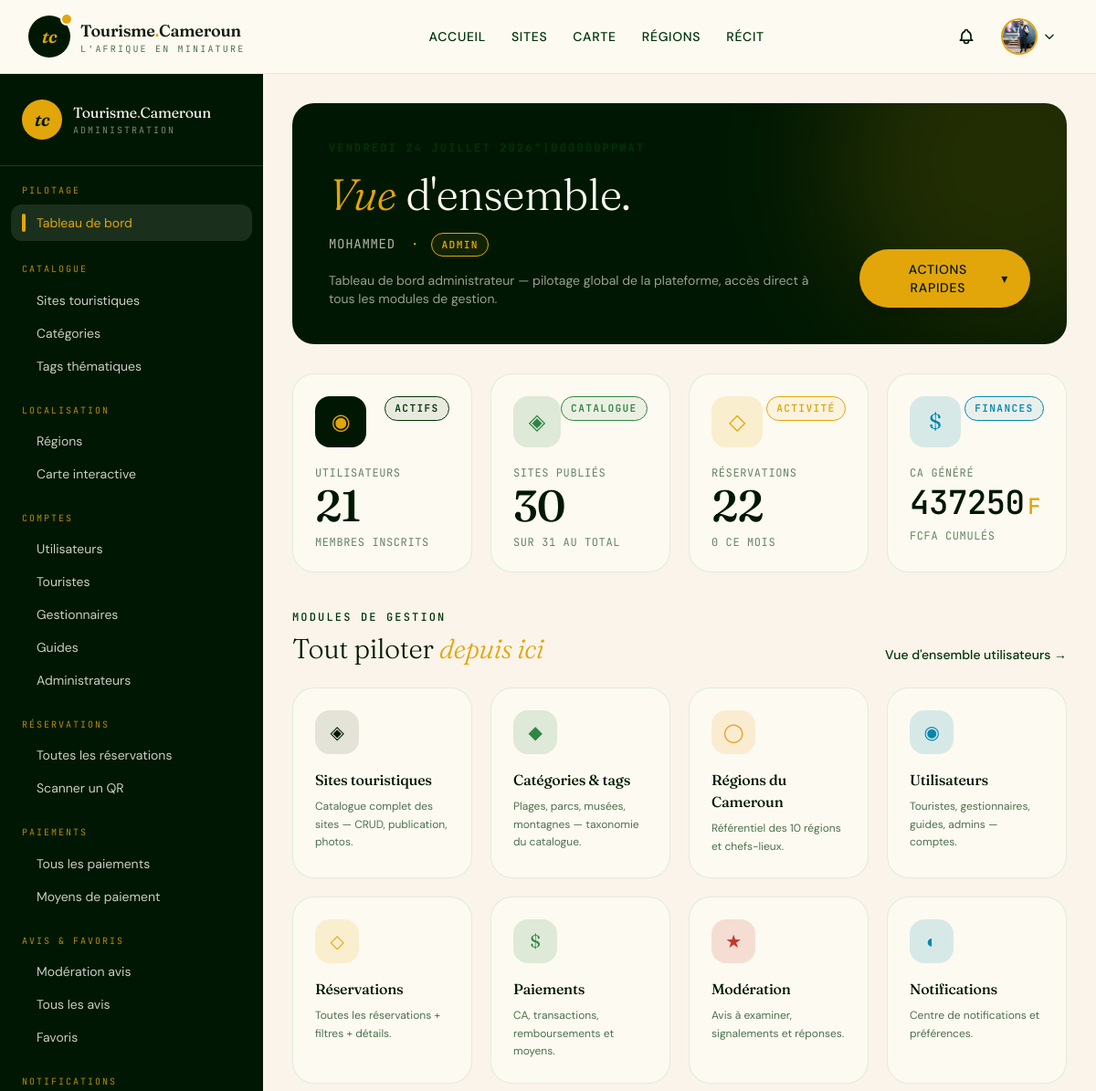
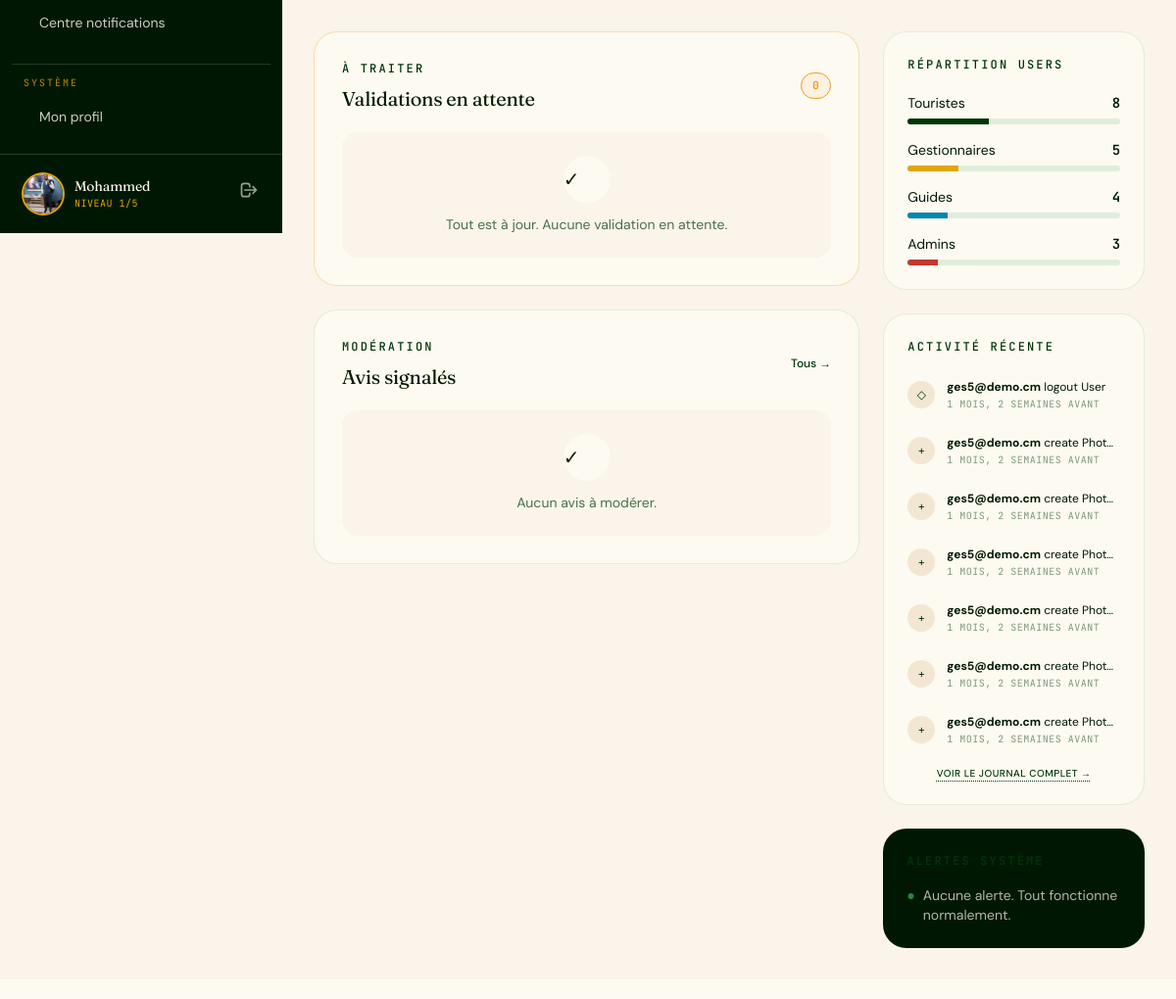
The page /compte/dashboard/admin/ (signed in, upper part) on the database as committed earlier (2 pictures, top to bottom).
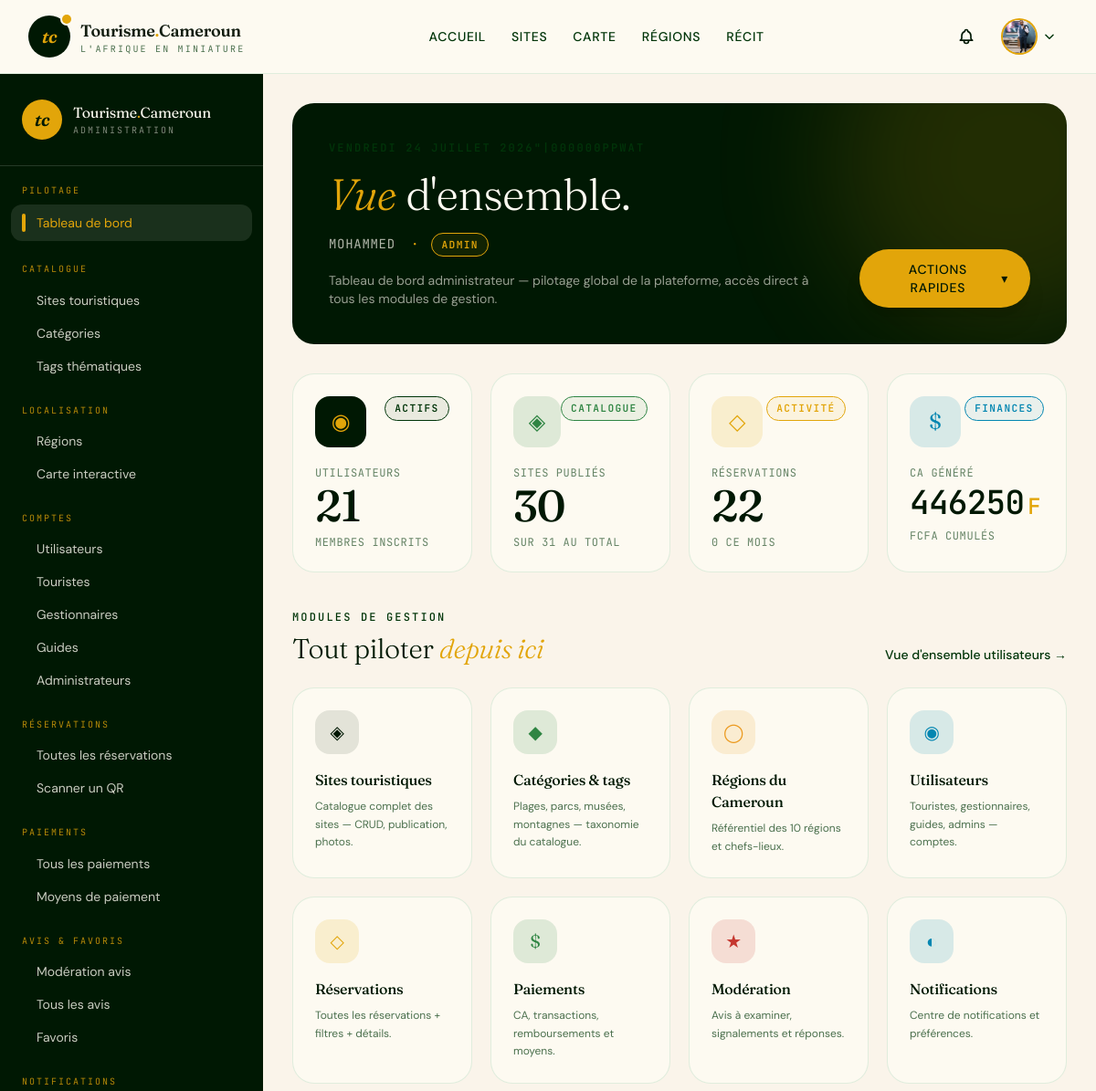
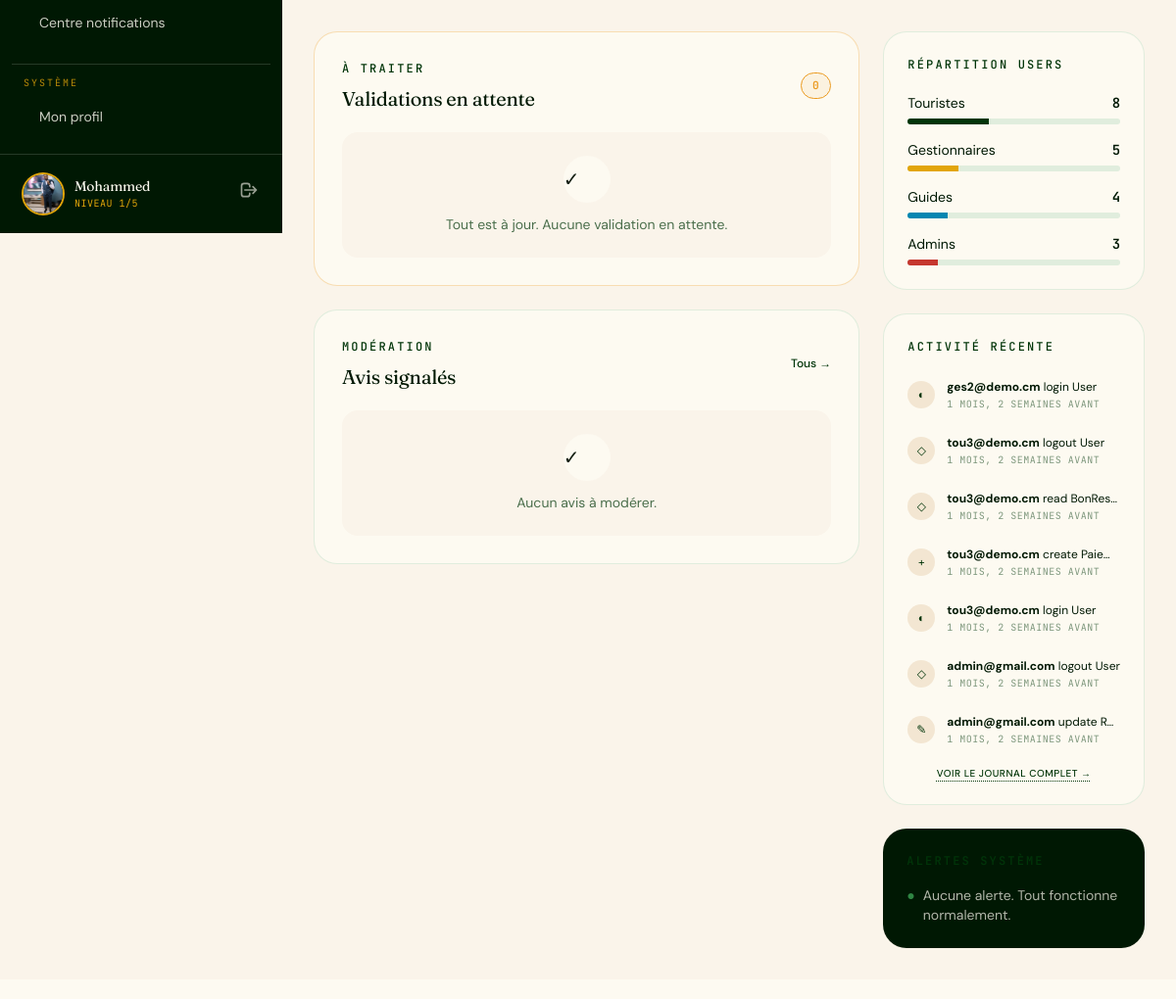
The same page on the database as committed later (2 pictures, top to bottom).
### core/models.py (models this page shows, shortened)
class TimestampedModel(models.Model):
    created_at = models.DateTimeField(
        auto_now_add=True,
        verbose_name="Date de création",
        help_text="Renseigné automatiquement à la création"
    )
    updated_at = models.DateTimeField(
        auto_now=True,
        verbose_name="Date de modification",
        help_text="Mis à jour automatiquement à chaque save()"
    )
    class Meta:
        abstract = True  # IMPORTANT : ne crée PAS de table en BDD

class AuditLog(TimestampedModel):
    class ActionType(models.TextChoices):
        CREATE = 'create', 'Création'
        UPDATE = 'update', 'Modification'
        DELETE = 'delete', 'Suppression'
        LOGIN = 'login', 'Connexion'
        LOGOUT = 'logout', 'Déconnexion'
        VALIDATE = 'validate', 'Validation'
        REJECT = 'reject', 'Rejet'
        PAYMENT = 'payment', 'Paiement'
        REFUND = 'refund', 'Remboursement'
    utilisateur = models.ForeignKey(
        settings.AUTH_USER_MODEL,
        on_delete=models.SET_NULL,
        null=True,
        blank=True,
        related_name='audit_logs',
        verbose_name="Utilisateur"
    )
    action = models.CharField(
        max_length=20,
        choices=ActionType.choices,
        verbose_name="Type d'action"
    )
    ressource = models.CharField(
        max_length=100,
        verbose_name="Ressource concernée",
        help_text="Ex: SiteTouristique, Reservation, Paiement"
    )
    id_ressource = models.CharField(
        max_length=100,
        blank=True,
        verbose_name="ID de la ressource"
    )
    ip_address = models.GenericIPAddressField(
        null=True,
        blank=True,
        verbose_name="Adresse IP"
    )
    user_agent = models.TextField(
        blank=True,
        verbose_name="User-Agent du navigateur"
    )
    details = models.JSONField(
        default=dict,
        blank=True,
        verbose_name="Détails supplémentaires",
        help_text="Données contextuelles au format JSON"
    )
    class Meta:
        verbose_name = "Journal d'audit"
        verbose_name_plural = "Journaux d'audit"
        ordering = ['-created_at']
        indexes = [
            models.Index(fields=['-created_at']),
            models.Index(fields=['utilisateur', '-created_at']),
            models.Index(fields=['ressource', 'id_ressource']),
        ]

### compte/models.py (models this page shows, shortened)
class User(AbstractUser):
    class UserType(models.TextChoices):
        TOURISTE = 'touriste', 'Touriste'
        GESTIONNAIRE = 'gestionnaire', 'Gestionnaire de site'
        GUIDE = 'guide', 'Guide touristique'
        ADMIN = 'admin', 'Administrateur'
    id = models.UUIDField(
        primary_key=True,
        default=uuid.uuid4,
        editable=False
    )
    username = None
    email = models.EmailField(
        unique=True,
        verbose_name="Adresse email"
    )
    telephone = models.CharField(
        max_length=20,
        blank=True,
        verbose_name="Téléphone",
        help_text="Format international : +237 6XX XXX XXX"
    )
    photo_profil = models.ImageField(
        upload_to='profiles/%Y/%m/',
        blank=True,
        null=True,
        verbose_name="Photo de profil"
    )
    type_user = models.CharField(
        max_length=20,
        choices=UserType.choices,
        default=UserType.TOURISTE,
        verbose_name="Type d'utilisateur"
    )
    date_inscription = models.DateTimeField(
        auto_now_add=True,
        verbose_name="Date d'inscription"
    )
    USERNAME_FIELD = 'email'
    REQUIRED_FIELDS = []  # Champs requis lors du createsuperuser, en plus de l'email
    objects = UserManager()
    class Meta:
        verbose_name = "Utilisateur"
        verbose_name_plural = "Utilisateurs"
        ordering = ['-date_inscription']
        indexes = [
            models.Index(fields=['email']),
            models.Index(fields=['type_user']),
        ]
    @property
    def nom_complet(self):
        return f"{self.first_name} {self.last_name}".strip()

### compte/views.py (the view)
# urls.py: path('dashboard/admin/', views.dashbord_admin_view, name='dashbord_admin'),
@login_required
@user_passes_test(est_admin, login_url='compte:connexion')
def dashbord_admin_view(request):
    stats = {
        'nb_users': User.objects.count(),
        'nb_touristes': Touriste.objects.count(),
        'nb_gestionnaires': Gestionnaire.objects.count(),
        'nb_guides': Guide.objects.count(),
        'nb_admins': Administrateur.objects.count(),
        'nb_sites': 0,
        'nb_sites_total': 0,
        'nb_resa': 0,
        'nb_resa_mois': 0,
        'revenu_global': 0,
        'total_en_attente': 0,
    }
    debut_semaine = timezone.now() - timezone.timedelta(days=7)
    stats['nouveaux_users_semaine'] = User.objects.filter(
        date_inscription__gte=debut_semaine,
    ).count()
    if SiteTouristique:
        stats['nb_sites_total'] = SiteTouristique.objects.count()
        try:
            stats['nb_sites'] = SiteTouristique.objects.filter(est_publie=True).count()
        except Exception:
            pass
    if Reservation:
        try:
            debut_mois = timezone.now().replace(day=1).date()
            agg = Reservation.objects.aggregate(
                nb=Count('id'),
                nb_mois=Count('id', filter=Q(created_at__date__gte=debut_mois)),
                revenu=Sum('montant_total', filter=Q(statut__in=['confirmee', 'terminee'])),
            )
            stats['nb_resa'] = agg['nb'] or 0
            stats['nb_resa_mois'] = agg['nb_mois'] or 0
            stats['revenu_global'] = agg['revenu'] or 0
        except Exception:
            pass
    gestionnaires_attente = Gestionnaire.objects.filter(
        statut_validation='en_attente',
    ).select_related('user').order_by('-created_at')[:10]
    guides_attente = Guide.objects.filter(
        statut_validation='en_attente',
    ).select_related('user').order_by('-created_at')[:10]
    stats['total_en_attente'] = gestionnaires_attente.count() + guides_attente.count()
    dernieres_actions = []
    if AuditLog:
        try:
            dernieres_actions = (AuditLog.objects
                .select_related('utilisateur')
                .order_by('-created_at')[:10]
            )
        except Exception:
            pass
    avis_signales = []
    return render(request, 'controle/dashbord_admin.html', {
        'stats': stats,
        'gestionnaires_attente': gestionnaires_attente,
        'guides_attente': guides_attente,
        'avis_signales': avis_signales,
        'dernieres_actions': dernieres_actions,
        'page_title': 'Administration',
    })

### compte/views.py (called while the page is built)
def est_admin(user):
    return user.is_authenticated and user.type_user == 'admin'

### core/context_processors.py (called while the page is built)
def paiement_settings(request):
    return {
        'PAIEMENT_MODE_MOCK': getattr(settings, 'PAIEMENT_MODE_MOCK', False),
    }

def notifications_context(request):
    if not getattr(request, 'user', None) or not request.user.is_authenticated:
        return {'nb_notif_non_lues': 0, 'notif_recentes': []}
    try:
        from notifications.models import Notification
        qs = (Notification.objects
            .filter(destinataire=request.user)
            .exclude(statut=Notification.Statut.LUE)
            .order_by('-created_at')
        )
        return {
            'nb_notif_non_lues': qs.count(),
            'notif_recentes': list(qs[:5]),
        }
    except Exception:  # noqa: BLE001
        return {'nb_notif_non_lues': 0, 'notif_recentes': []}

### core/templatetags/string_filters.py (called while the page is built)
@register.filter(name='split')
def split(value, separator=','):
    if value is None:
        return []
    return str(value).split(separator)

### templates/controle/dashbord_admin.html (shortened to what the changed rows need)
{% extends "base.html" %}
{% load static %}
{% block content %}
<div class="max-w-[1400px] mx-auto px-4 sm:px-6 lg:px-8 py-8">
      <section class="bg-foret-900 text-base-100 rounded-3xl p-7 lg:p-10 relative overflow-hidden mb-8">
        <div class="relative flex flex-col lg:flex-row lg:items-end lg:justify-between gap-6">
          <div>
            <h1 class="font-display text-4xl lg:text-5xl font-light leading-tight">
              <em class="font-display-italic text-accent">Vue</em> d'ensemble.
            </h1>
          </div>
        </div>
      </section>
      <section class="grid grid-cols-2 lg:grid-cols-4 gap-5 mb-10 stagger">
        <article class="bg-base-100 border border-foret-100/60 rounded-3xl p-6 hover:shadow-xl hover:border-accent transition">
          <div class="flex items-start justify-between mb-5">
            <div class="w-14 h-14 rounded-2xl bg-info/15 text-info grid place-items-center font-display text-2xl">$</div>
            <span class="badge-stamp text-info border-info/40 text-[10px]">Finances</span>
          </div>
          <p class="text-xs font-mono uppercase tracking-wider text-foret-700/60">CA généré</p>
          <p class="font-display text-3xl lg:text-4xl font-medium text-foret-900 mt-1 font-mono-num">{{ stats.revenu_global|default:0|floatformat:0 }}<span class="text-2xl text-accent ml-1">F</span></p>
          <p class="text-xs text-foret-700/60 mt-2 font-mono uppercase tracking-wider">FCFA cumulés</p>
        </article>
      </section>
      <section class="mb-10">
        <div class="flex items-end justify-between mb-6">
          <div>
            <h2 class="font-display text-3xl font-light text-foret-900">Tout piloter <em class="font-display-italic text-accent">depuis ici</em></h2>
          </div>
        </div>
      </section>
      <div class="grid lg:grid-cols-3 gap-6">
        <div class="lg:col-span-2 space-y-6">
          <section class="bg-base-100 border border-warning/30 rounded-3xl p-7
                          {% if stats.total_en_attente %}border-warning/40 ring-1 ring-warning/20{% endif %}">
            <div class="flex items-center justify-between mb-5">
              <div>
                <h2 class="font-display text-xl text-foret-900">Validations en attente</h2>
              </div>
            </div>
          </section>
          <section class="bg-base-100 border border-foret-100/60 rounded-3xl p-7">
            <div class="flex items-center justify-between mb-5">
              <div>
                <h2 class="font-display text-xl text-foret-900">Avis signalés</h2>
              </div>
            </div>
          </section>
        </div>
        <aside class="space-y-6">
          <div class="bg-base-100 border border-foret-100/60 rounded-3xl p-6">
            {% if dernieres_actions %}
            <ul class="space-y-2 -mx-2">
              {% for action in dernieres_actions|slice:":7" %}
              <li class="flex items-start gap-3 p-2 rounded-xl hover:bg-sable-50 transition">
                <span class="w-7 h-7 rounded-full bg-sable-100 text-foret-700 grid place-items-center text-xs flex-shrink-0 mt-0.5">
                  {% if action.action == 'create' %}+
                  {% elif action.action == 'update' %}✎
                  {% elif action.action == 'delete' %}×
                  {% elif action.action == 'login' %}◐
                  {% else %}◇{% endif %}
                </span>
                <div class="flex-1 min-w-0">
                  <p class="text-xs text-foret-900 truncate">
                    <strong>{{ action.utilisateur.email|default:"Système" }}</strong> {{ action.action }} {{ action.ressource }}
                  </p>
                  <p class="text-[10px] font-mono uppercase tracking-wider text-foret-700/50 mt-0.5">
                    {{ action.created_at|timesince }} avant
                  </p>
                </div>
              </li>
              {% endfor %}
            </ul>
            {% else %}
            <p class="text-sm text-foret-700/60 text-center py-4">Aucune activité récente.</p>
            {% endif %}
          </div>
        </aside>
      </div>
    </div>
{% endblock %}

Rows that differ between the two databases and show on the page:
no longer on this page (row unchanged): AuditLog: utilisateur.email "ges5@demo.cm", action "logout", ressource "User", created_at "1 MOIS, 2 SEMAINES"
no longer on this page (row unchanged): AuditLog: utilisateur.email "ges5@demo.cm", action "create", ressource "Photo…", created_at "1 MOIS, 2 SEMAINES"
no longer on this page (row unchanged): AuditLog: utilisateur.email "ges5@demo.cm", action "create", ressource "Photo…", created_at "1 MOIS, 2 SEMAINES"
no longer on this page (row unchanged): AuditLog: utilisateur.email "ges5@demo.cm", action "create", ressource "Photo…", created_at "1 MOIS, 2 SEMAINES"
no longer on this page (row unchanged): AuditLog: utilisateur.email "ges5@demo.cm", action "create", ressource "Photo…", created_at "1 MOIS, 2 SEMAINES"
no longer on this page (row unchanged): AuditLog: utilisateur.email "ges5@demo.cm", action "create", ressource "Photo…", created_at "1 MOIS, 2 SEMAINES"
no longer on this page (row unchanged): AuditLog: utilisateur.email "ges5@demo.cm", action "create", ressource "Photo…", created_at "1 MOIS, 2 SEMAINES"
added AuditLog: utilisateur.email "ges2@demo.cm", action "login", ressource "User", created_at "1 MOIS, 2 SEMAINES"
added AuditLog: utilisateur.email "tou3@demo.cm", action "logout", ressource "User", created_at "1 MOIS, 2 SEMAINES"
added AuditLog: utilisateur.email "tou3@demo.cm", action "read", ressource "BonRes…", created_at "1 MOIS, 2 SEMAINES"
added AuditLog: utilisateur.email "tou3@demo.cm", action "create", ressource "Paiem…", created_at "1 MOIS, 2 SEMAINES"
added AuditLog: utilisateur.email "tou3@demo.cm", action "login", ressource "User", created_at "1 MOIS, 2 SEMAINES"
added AuditLog: utilisateur.email "admin@gmail.com", action "logout", ressource "User", created_at "1 MOIS, 2 SEMAINES"
added AuditLog: utilisateur.email "admin@gmail.com", action "update", ressource "Re…", created_at "1 MOIS, 2 SEMAINES"
Other text that changed with them:
{{ stats.revenu_global|default:0|floatformat:0 }}: "437250" → "446250"
